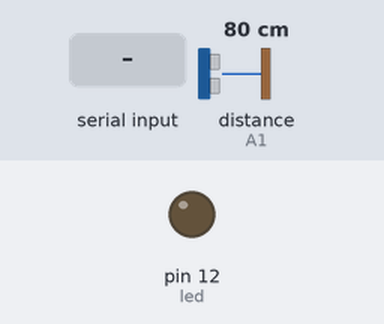
A sketch run on a simulated Arduino Uno, built with avr-gcc and run on an emulated ATmega328P. On the bench: output pins drawn as LEDs (lit = HIGH). Wiring (inferred from the names in the program): ultrasonic range finder: trigger pin 10; echo A1. The inputs (shaded band) are chosen by the test bench; at power-on: distance to the obstacle (sensor on A1) 80 cm. The echo pulse lasts 58.3 µs per cm; pins used as bus, display or sensor lines are not drawn; what the sketch prints to the serial monitor is not drawn.

Above: at 1.2 s.
1.3 s: "90,45\n" received over Serial
At 2.6 s:
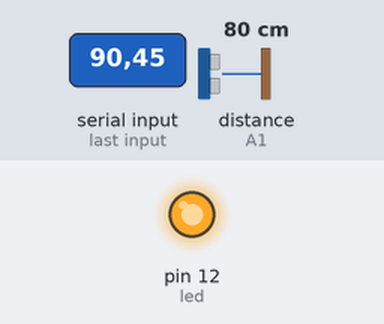
Timing chart, 0 to 4.3 s (numbered marks = the images above; inputs shaded):
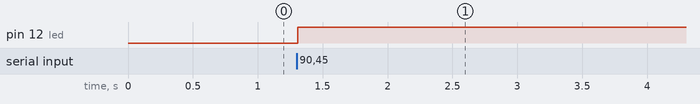

The sketch:

week11_ex3.ino
```cpp
int led = 12;
int TRIG = 10;
int ECHO = A1;

long duration;
int distance;

void setup() {
  Serial.begin(9600);
  pinMode(led, OUTPUT);
  pinMode(TRIG, OUTPUT);
  pinMode(ECHO, INPUT);
}


void loop() {
  if (Serial.available()) {
    String input = Serial.readStringUntil('\n');
    int state = input.toInt();
    digitalWrite(led, state);
    return;
}

  ////////////////// PART 2 ///////////////////////

  // Make sure trigger is LOW
  digitalWrite(TRIG, LOW);
  delayMicroseconds(2);

  // send a 10s trigger
  digitalWrite(TRIG, HIGH);
  delayMicroseconds(10);
  digitalWrite(TRIG, LOW);

  // Read echo time
  duration = pulseIn(ECHO, HIGH);

  // Convert to distance in cm
  distance = duration * 0.034 / 2;

  // Send only the distance value to Serial
  Serial.println(distance);

  delay(30);  // small delay for stability
}
```

Measured:
- after the input at 1.3 s, pin 12 (led): LOW → HIGH at once
